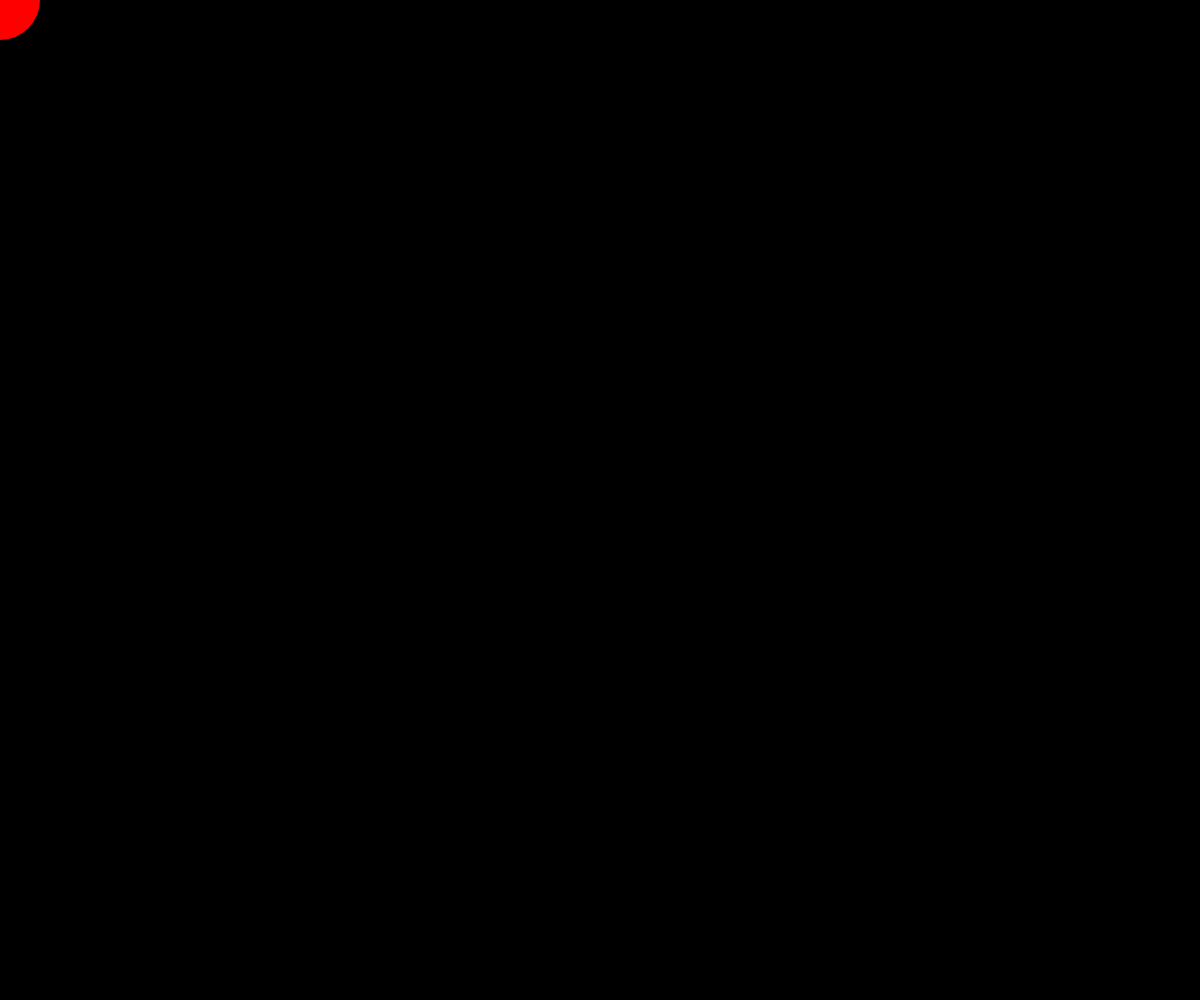
Frame 1 (no input)
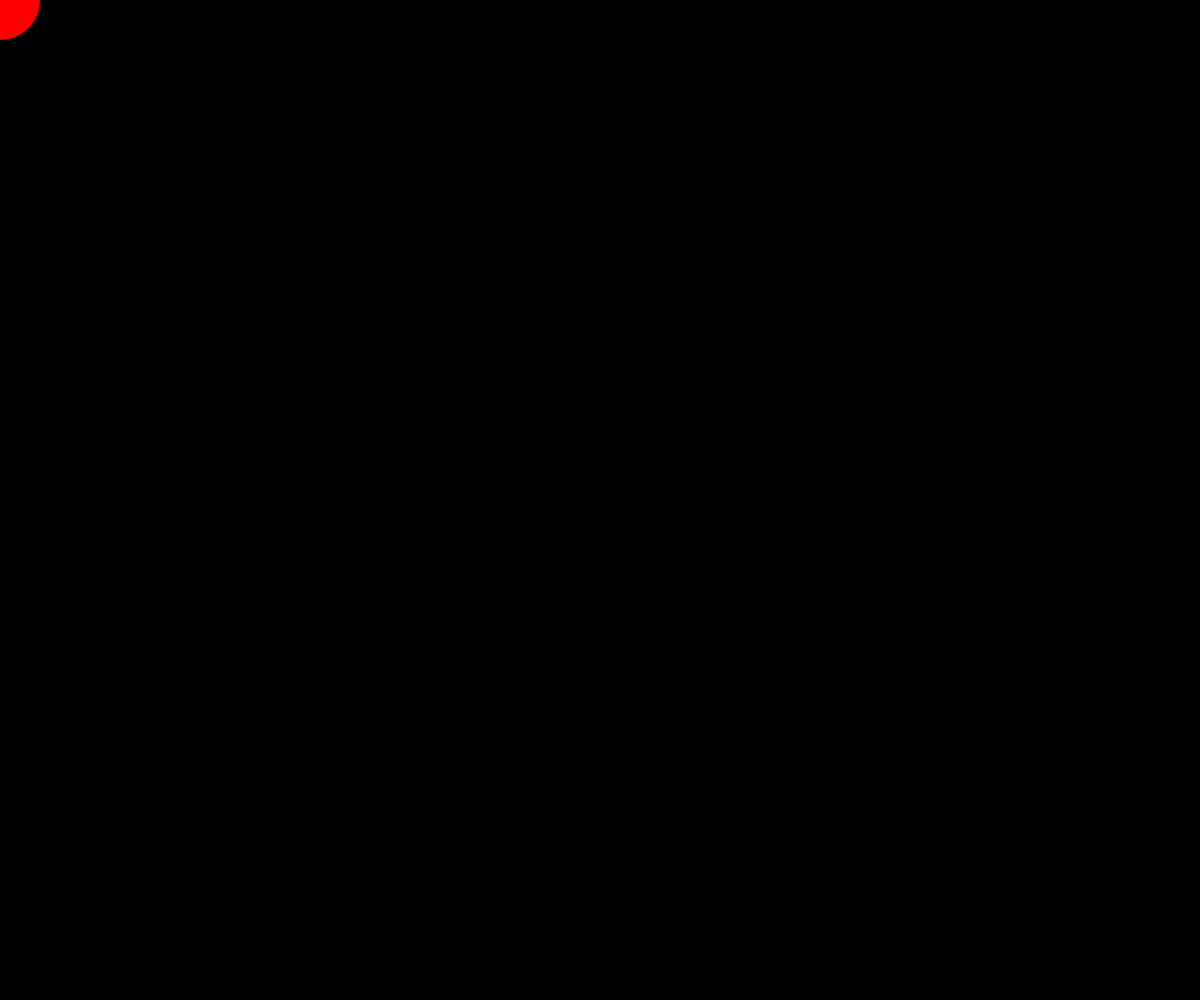
Frame 60 (no input)
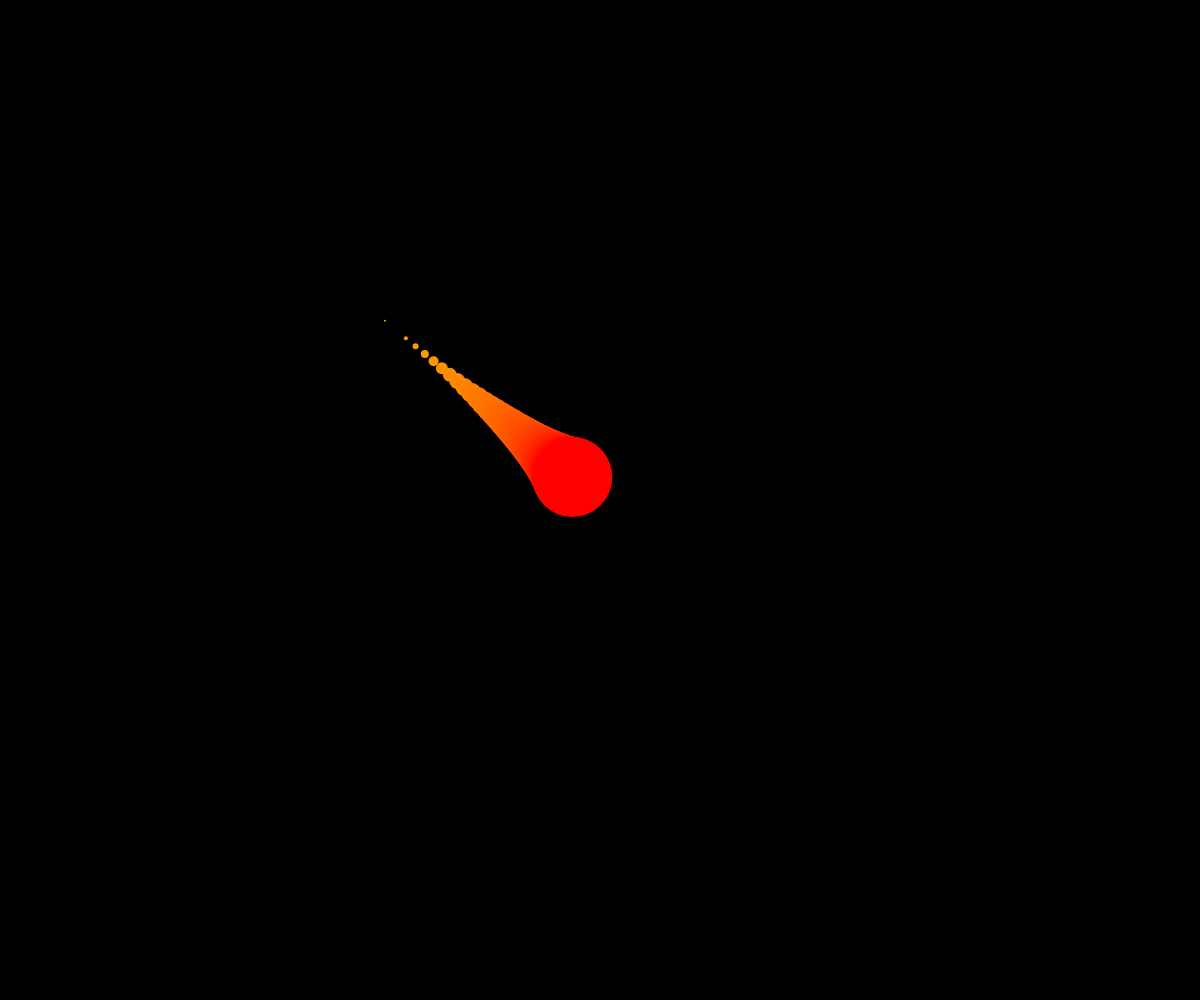
Frame 120 (the mouse pressed at the canvas centre since frame 60)

The p5.js sketch that drew these frames (run headless with seeded random() and noise() and a simulated clock; from frame 60 on, the mouse is pressed at the canvas centre):

// p5.js sketch
// ── sketch.js
let circles = [];
let mx, my;
let speed = 0.05;

function setup() {
  createCanvas(windowWidth, windowHeight);
  colorMode(HSB);
	
	mx = mouseX;
	my = mouseY;
}

function draw() {
  background(0);
	
	mx += speed * (mouseX - mx);
  my += speed * (mouseY - my);
  circles.push(new CircleTrace(mx, my));

  // circles.push(new Circle(mouseX, mouseY));

  for (let i=0; i<circles.length; i++) {
    circles[i].show();
    circles[i].update();
    if (circles[i].isDone()) circles.splice(i, 1);
  }
}

class CircleTrace {
	constructor(_x, _y) {
    this.x = _x;
    this.y = _y;
    this.d = 80;
    this.hue = 0;
  }
 
  show() {
    noStroke();
    fill(this.hue, 100, 100);
    ellipse(this.x, this.y, this.d);
  }
  
  update() {
    this.d -= 2;
    this.hue += 1;
  }
 
  isDone() {
    if(this.d <= 0) return true;
    else return false;
  }
}
